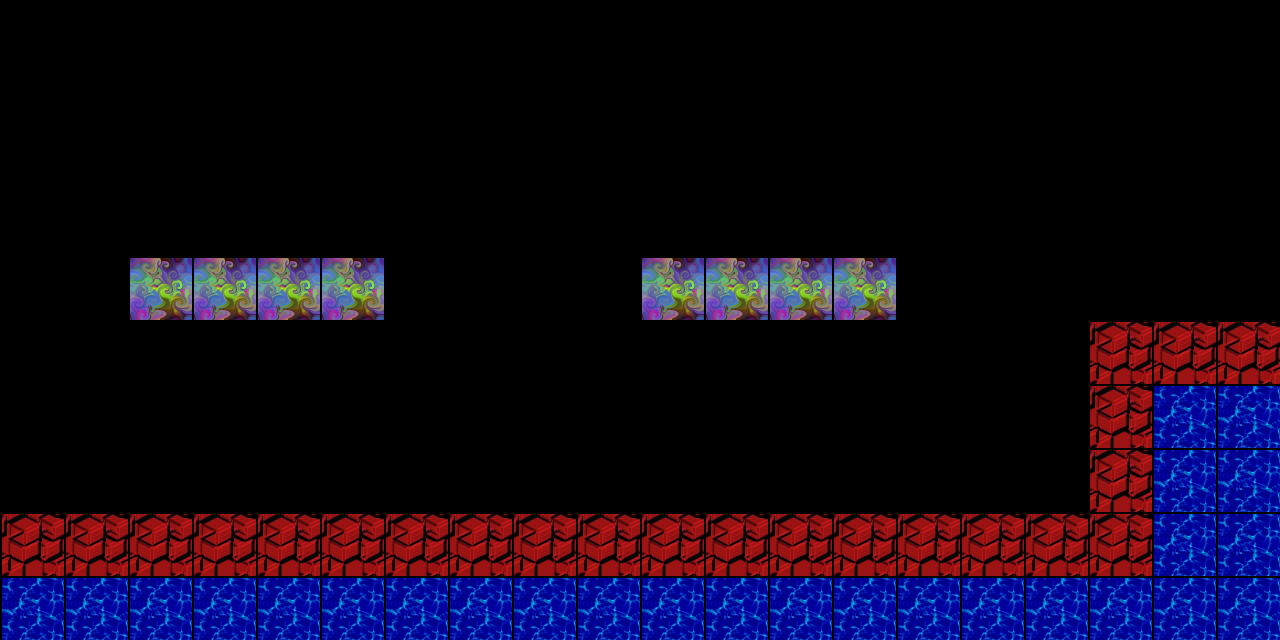

This game map was drawn from its Tiled (.tmx) file and the tilesets committed beside it. A one-line description and the full map source follow:
An orthogonal 20x10 tile map with 64x64 px tiles, 1 tile layer (background) and 4 objects.

<map version="1.9" tiledversion="1.9.1" orientation="orthogonal" renderorder="right-down" width="20" height="10" tilewidth="64" tileheight="64" infinite="0" nextlayerid="3" nextobjectid="5">
 <tileset firstgid="1" source="tiles.tsx" />
 <layer id="1" name="background" width="20" height="10">
  <data encoding="csv">
0,0,0,0,0,0,0,0,0,0,0,0,0,0,0,0,0,0,0,0,
0,0,0,0,0,0,0,0,0,0,0,0,0,0,0,0,0,0,0,0,
0,0,0,0,0,0,0,0,0,0,0,0,0,0,0,0,0,0,0,0,
0,0,0,0,0,0,0,0,0,0,0,0,0,0,0,0,0,0,0,0,
0,0,2,2,2,2,0,0,0,0,2,2,2,2,0,0,0,0,0,0,
0,0,0,0,0,0,0,0,0,0,0,0,0,0,0,0,0,1,1,1,
0,0,0,0,0,0,0,0,0,0,0,0,0,0,0,0,0,1,3,3,
0,0,0,0,0,0,0,0,0,0,0,0,0,0,0,0,0,1,3,3,
1,1,1,1,1,1,1,1,1,1,1,1,1,1,1,1,1,1,3,3,
3,3,3,3,3,3,3,3,3,3,3,3,3,3,3,3,3,3,3,3
</data>
 </layer>
 <objectgroup id="2" name="objects">
  <object id="1" x="128" y="256">
   <polygon points="0,0 0,64 256,64 256,0" />
  </object>
  <object id="2" x="640" y="256">
   <polygon points="0,0 0,64 256,64 256,0" />
  </object>
  <object id="3" x="0" y="512">
   <polygon points="0,0 1088,0 1088,128 0,128" />
  </object>
  <object id="4" x="1088" y="320">
   <polygon points="0,0 0,320 192,320 192,0" />
  </object>
 </objectgroup>
</map>
